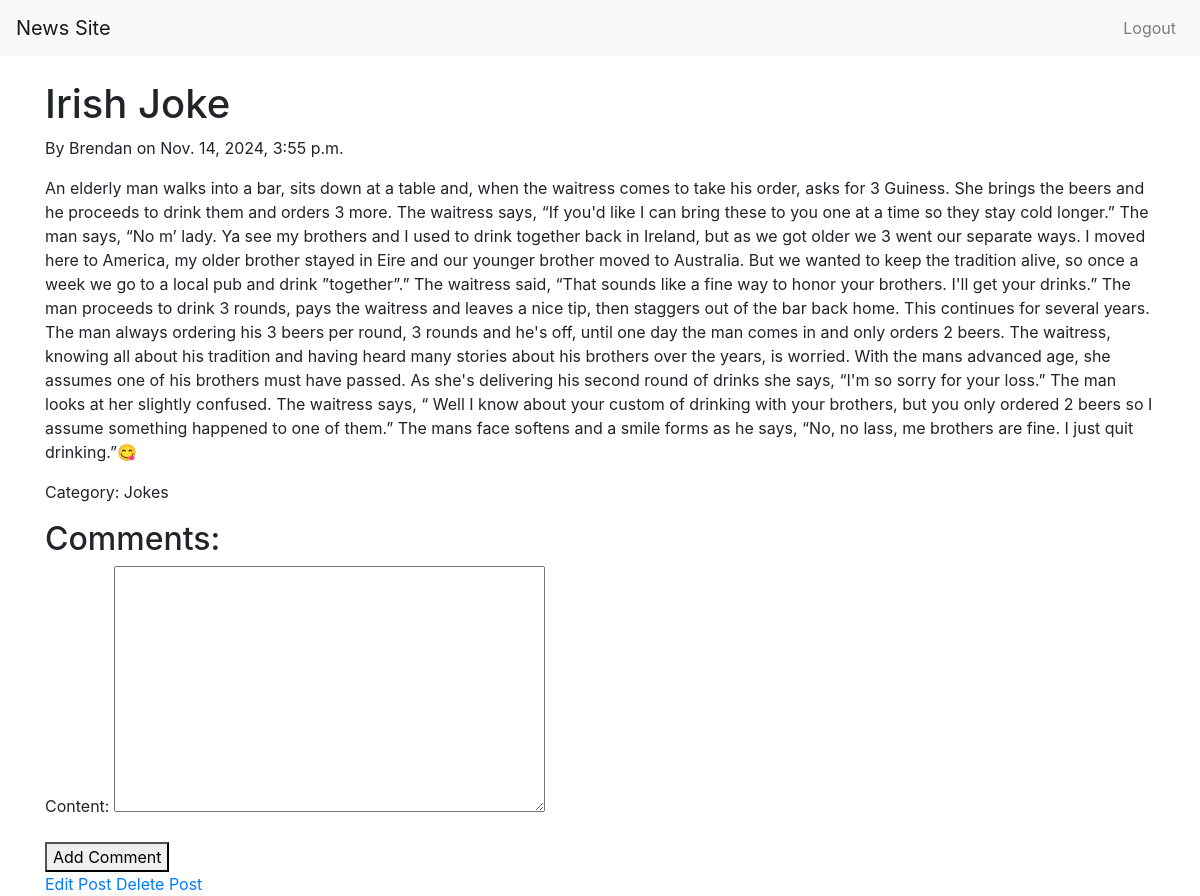
Screenshot of /post/3/ (signed in) with the database file from the repository.
### posts/models.py (models this page shows, shortened)
class Post(models.Model):
    title = models.CharField(max_length=255)
    content = models.TextField()
    author = models.ForeignKey(User, on_delete=models.CASCADE)
    category = models.ForeignKey(Category, on_delete=models.SET_NULL, null=True, blank=True)
    created_at = models.DateTimeField(auto_now_add=True)
    updated_at = models.DateTimeField(auto_now=True)
    upvotes = models.IntegerField(default=0)
    downvotes = models.IntegerField(default=0)

class Category(models.Model):
    name = models.CharField(max_length=255)

### posts/views.py (the view)
# urls.py: path('post/<int:post_id>/', views.post_detail, name='post_detail'),  # View post details
def post_detail(request, post_id):
    post = get_object_or_404(Post, id=post_id)
    comments = post.comments.all()
    if request.method == 'POST':
        form = CommentForm(request.POST)
        if form.is_valid():
            comment = form.save(commit=False)
            comment.author = request.user
            comment.post = post
            comment.save()
            return redirect('post_detail', post_id=post.id)
    else:
        form = CommentForm()
    return render(request, 'posts/post_detail.html', {'post': post, 'form': form, 'comments': comments})

### posts/forms.py
class CommentForm(forms.ModelForm):
    class Meta:
        model = Comment
        fields = ['content']

### posts/templates/posts/post_detail.html (shortened to what this page needs)
{% extends 'base.html' %}
{% block content %}
<h1>{{ post.title }}</h1>
<p>By {{ post.author.username }} on {{ post.created_at }}</p>
<p>{{ post.content }}</p>
{% if post.category %}
    <p>Category: {{ post.category.name }}</p>
{% else %}
    <p>Category: No Category</p>
{% endif %}
<h2>Comments:</h2>
{% if user.is_authenticated %}
    <form method="post">
        {{ form.as_p }}
        <button type="submit">Add Comment</button>
    </form>
{% else %}
    <p><a href="{% url 'login' %}">Log in</a> to leave a comment.</p>
{% endif %}
<a href="{% url 'update_post' post.id %}">Edit Post</a>
<a href="{% url 'delete_post' post.id %}">Delete Post</a>
{% endblock %}

### rows the page displays
Post: title "Irish Joke", author.username "Brendan", created_at "Nov. 14, 2024, 3:55 p.m.", content "An elderly man walks into a bar, sits down at a table and, when the waitress comes to take his order, asks for 3 Guiness. She brings the beers and he proceeds to drink them and orders 3 more. The waitress says, “If you'd like I can bring these to you one at a time so they stay cold longer.” The man says, “No m’ lady. Ya see my brothers and I used to drink together back in Ireland, but as we got older we 3 went our separate ways. I moved here to America, my older brother stayed in Eire and our younger brother moved to Australia. But we wanted to keep the tradition alive, so once a week we go to a local pub and drink ”together”.” The waitress said, “That sounds like a fine way to honor your…", category.name "Jokes"
